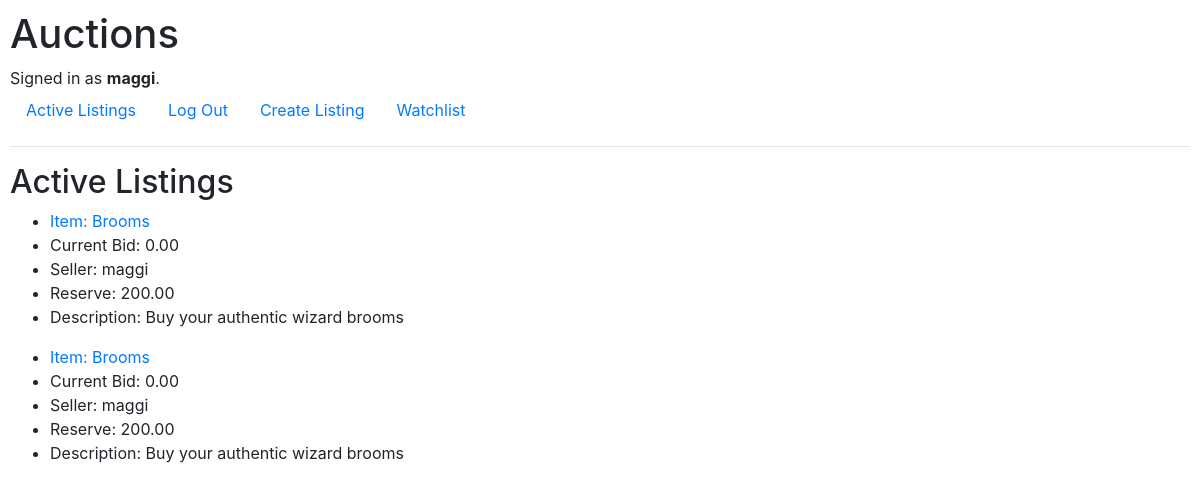
Screenshot of / (signed in) with the database file from the repository.
### auctions/models.py (models this page shows, shortened)
class User(AbstractUser):
    pass

class AuctionListing(models.Model):
    title = models.CharField(max_length=100)
    description = models.TextField()
    current_bid = models.DecimalField(max_digits=10, decimal_places=2, default='0.0')
    reserve = models.DecimalField(max_digits=10, decimal_places=2)
    seller = models.ForeignKey(User, on_delete=models.CASCADE)
    item_image = models.URLField(blank=True, null=True)
    close_time = models.DateTimeField()
    category = models.ForeignKey(Category, on_delete=models.CASCADE, blank=True, null=True)
    is_active = models.BooleanField()

### auctions/views.py (the view)
# urls.py: path("", views.index, name="index"),
def index(request):
    active_listings = AuctionListing.objects.all()
    context = {'active_listings': active_listings}
    return render(request, "auctions/index.html", context)

### auctions/templates/auctions/index.html
{% extends "auctions/layout.html" %}
{% block body %}
    <h2>Active Listings</h2>
    {% for listing in active_listings %}
        <ul>
            <li><a href="{% url "listing" listing.id %}">Item: {{ listing.title }}</a></li>
            <li>Current Bid: {{ listing.current_bid}}</li>
            <li>Seller: {{ listing.seller}}</li>
            <li>Reserve: {{ listing.reserve}}</li>
            <li>Description: {{ listing.description}}</li>
        </ul>
    {% endfor %}
{% endblock %}

### auctions/templates/auctions/layout.html (shortened to what this page needs)
{% load static %}
<!DOCTYPE html>
<html lang="en">
    <head>
        <link rel="stylesheet" href="https://stackpath.bootstrapcdn.com/bootstrap/4.4.1/css/bootstrap.min.css">
        <link href="{% static 'auctions/styles.css' %}" rel="stylesheet">
    </head>
    <body>
        <h1>Auctions</h1>
        <div>
            {% if user.is_authenticated %}
                Signed in as <strong>{{ user.username }}</strong>.
            {% else %}
                Not signed in.
            {% endif %}
        </div>
        <ul class="nav">
            <li class="nav-item">
                <a class="nav-link" href="{% url 'index' %}">Active Listings</a>
            </li>
            {% if user.is_authenticated %}
                <li class="nav-item">
                    <a class="nav-link" href="{% url 'logout' %}">Log Out</a>
                </li>
                <li class="nav-item">
                    <a class="nav-link" href="{% url 'create' %}">Create Listing</a>
                </li>
                <li class="nav-item">
                    <a class="nav-link" href="{% url 'watchlist' %}">Watchlist</a>
                </li>
            {% endif %}
        </ul>
        <hr>
        {% block body %}
        {% endblock %}
    </body>
</html>

### auctions/static/auctions/styles.css (style rules this page uses)
body { padding: 10px; }

### rows the page displays
User: username "maggi"
AuctionListing: title "Brooms", current_bid "0.00", seller "maggi", reserve "200.00", description "Buy your authentic wizard brooms"
AuctionListing: title "Brooms", current_bid "0.00", seller "maggi", reserve "200.00", description "Buy your authentic wizard brooms"
